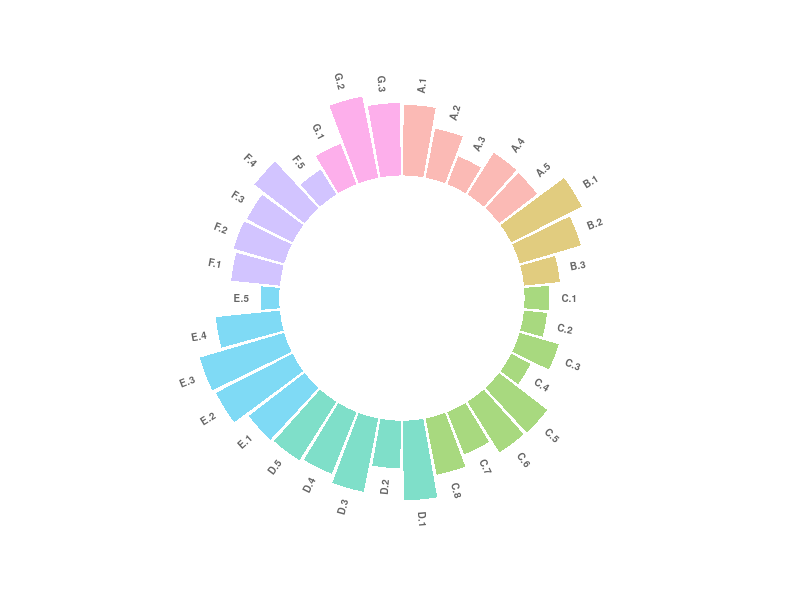

Here is the R script that generated this plot:
library(tidyverse)
library(readxl)
data <- read_excel("Circular barplot.xlsx")

# Set a number of 'empty bar' to add at the end of each group
empty_bar <- 4
to_add <- data.frame( matrix(NA, empty_bar*nlevels(data$group), ncol(data)) )
colnames(to_add) <- colnames(data)
to_add$group <- rep(levels(data$group), each=empty_bar)
data <- rbind(data, to_add)
data <- data %>% arrange(group)
data$id <- seq(1, nrow(data))

# Get the name and the y position of each label
label_data <- data
number_of_bar <- nrow(label_data)
angle <- 90 - 360 * (label_data$id-0.5) /number_of_bar     # I substract 0.5 because the letter must have the angle of the center of the bars. Not extreme right(1) or extreme left (0)
label_data$hjust <- ifelse( angle < -90, 1, 0)
label_data$angle <- ifelse(angle < -90, angle+180, angle)

# Make the plot
p <- ggplot(data, aes(x=as.factor(id), y=value, fill=group)) +       # Note that id is a factor. If x is numeric, there is some space between the first bar
  geom_bar(stat="identity", alpha=0.5) +
  ylim(-100,120) +
  theme_minimal() +
  theme(
    legend.position = "none",
    axis.text = element_blank(),
    axis.title = element_blank(),
    panel.grid = element_blank(),
    plot.margin = unit(rep(-1,4), "cm") 
  ) +
  coord_polar() + 
  geom_text(data=label_data, aes(x=id, y=value+10, label=individual, hjust=hjust), color="black", fontface="bold",alpha=0.6, size=2.5, angle= label_data$angle, inherit.aes = FALSE ) 

p

## 后续用Power point美化
